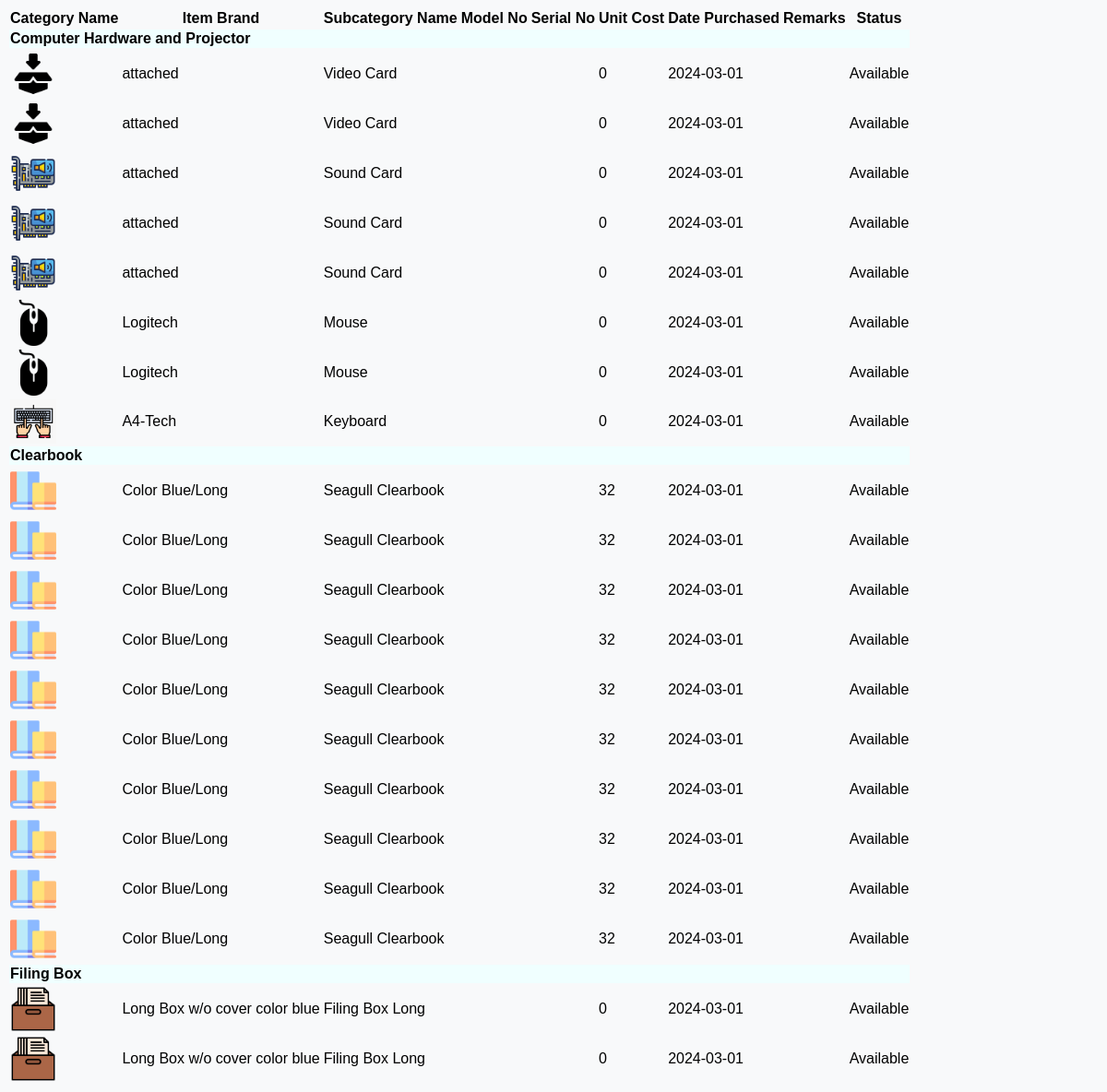
The page /DashboardCCSStaff/ccsassignitems.php on the database as committed earlier.
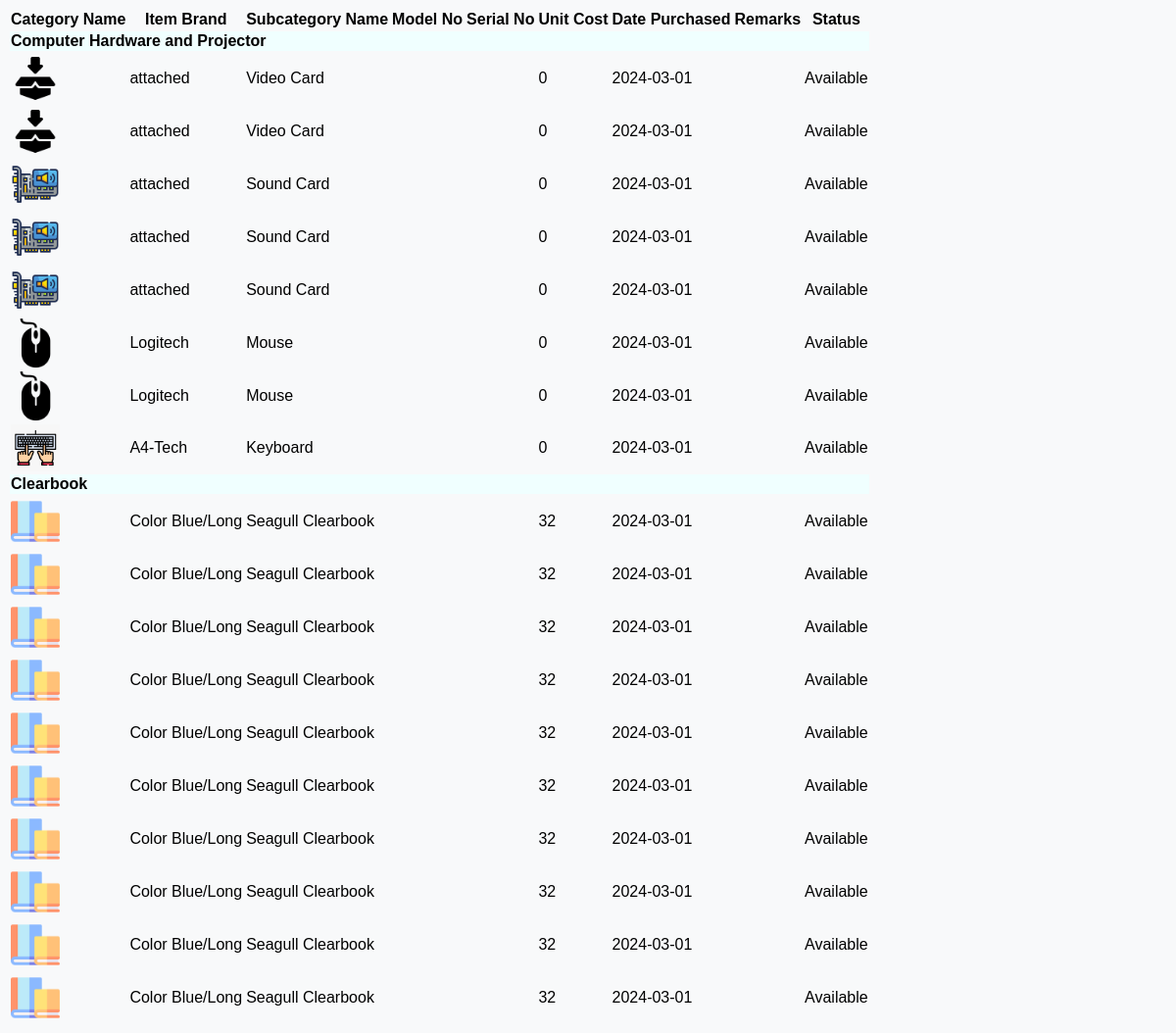
The same page on the database as committed later.
### tables this page shows
CREATE TABLE `tblitembrand` (
  `id` int(11) NOT NULL,
  `staffid` int(11) NOT NULL,
  `staffname` varchar(50) NOT NULL,
  `itembrand` varchar(50) NOT NULL,
  `categoryname` varchar(50) NOT NULL,
  `subcategoryname` varchar(50) NOT NULL,
  `borrowable` varchar(50) NOT NULL,
  `remarks` varchar(50) NOT NULL,
  `modelno` varchar(50) NOT NULL,
  `serialno` varchar(50) NOT NULL,
  `unitcost` decimal(10,0) NOT NULL,
  `status` varchar(50) NOT NULL,
  `datetimeadded` datetime NOT NULL,
  `assignfor` varchar(50) DEFAULT NULL,
  `datepurchased` date NOT NULL
);

### DashboardCCSStaff/ccsassignitems.php (the view, shortened to what this page needs)
<?php
include('ccsfunctions.php');
$selectedAssignFor = $_GET['assignfor'] ?? '';
$queryItems = "SELECT * FROM tblitembrand WHERE assignfor = ?";
$stmtItems = mysqli_prepare($con, $queryItems);
if ($stmtItems) {
    mysqli_stmt_bind_param($stmtItems, "s", $selectedAssignFor);
    if (mysqli_stmt_execute($stmtItems)) {
        $resultItems = mysqli_stmt_get_result($stmtItems);
        if ($resultItems && mysqli_num_rows($resultItems) > 0) {
            echo '<table class="table">';
            echo '<thead class="table-dark">';
            echo '<tr>';
            echo '<th>Category Name</th>';
            echo '<th>Item Brand</th>';
            echo '<th>Subcategory Name</th>';
            echo '<th>Model No</th>';
            echo '<th>Serial No</th>';
            echo '<th>Unit Cost</th>';
            echo '<th>Date Purchased</th>';
            echo '<th>Remarks</th>';
            echo '<th>Status</th>';
            echo '</tr>';
            echo '</thead>';
            echo '<tbody>';
            $currentCategory = null;
            while ($item = mysqli_fetch_assoc($resultItems)) {
                if ($currentCategory != $item['categoryname']) {
                    echo "<tr class='category-row'>
                        <td colspan='10' style='background-color: azure;'><strong>{$item['categoryname']}</strong></td>
                        </tr>";
                    $currentCategory = $item['categoryname'];
                }
                echo '<tr>';
                $imagePath = 'inventory/SubcategoryItemsimages/' . $item['subcategoryname'] . '.png';
                if (file_exists($imagePath)) {
                    echo "<td><img src='{$imagePath}' alt='Subcategory Image' width='50'></td>";
                } else {
                    echo "<td><img src='/inventory/SubcategoryItemsimages/defaultimageitem.png' alt='Default Image' width='50'></td>";
                }
                echo '<td>' . $item['itembrand'] . '</td>';
                echo '<td>' . $item['subcategoryname'] . '</td>';
                echo '<td>' . $item['modelno'] . '</td>';
                echo '<td>' . $item['serialno'] . '</td>';
                echo '<td>' . $item['unitcost'] . '</td>';
                echo '<td>' . $item['datepurchased'] . '</td>';
                 echo '<td>' . $item['remarks'] . '</td>';
                echo '<td>' . $item['status'] . '</td>';
                echo '</tr>';
            }
            echo '</tbody>';
            echo '</table>';
        } else {
            echo '<p>No items found for the selected Assign For.</p>';
        }
    } else {
        die('Statement execution failed: ' . mysqli_stmt_error($stmtItems));
    }
} else {
    die('Statement preparation failed: ' . mysqli_error($con));
}
?>

Rows that differ between the two databases and show on the page:
no longer on this page (row edited): tblitembrand: categoryname "Filing Box", subcategoryname (picture), itembrand "Long Box w/o cover color blue", subcategoryname "Filing Box Long", unitcost "0", datepurchased "2024-03-01", status "Available"
no longer on this page (row edited): tblitembrand: subcategoryname (picture), itembrand "Long Box w/o cover color blue", subcategoryname "Filing Box Long", unitcost "0", datepurchased "2024-03-01", status "Available"
